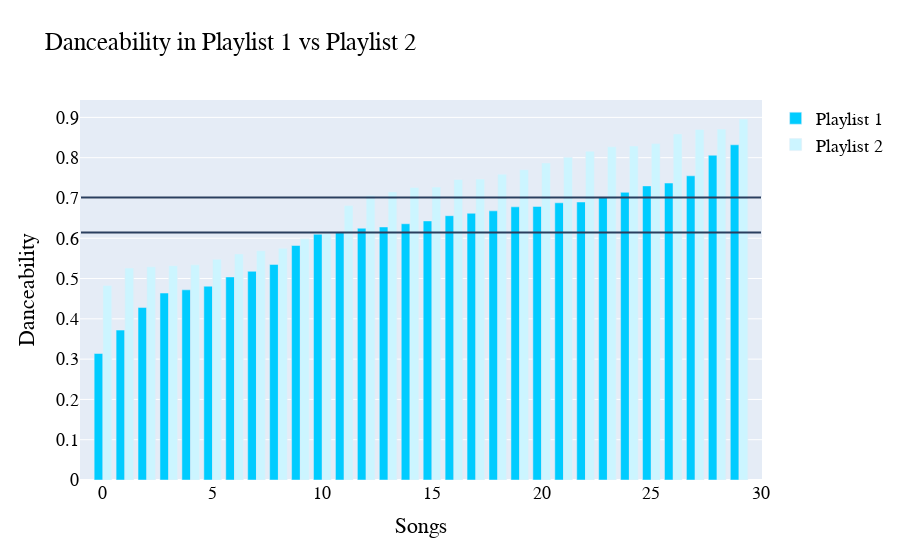
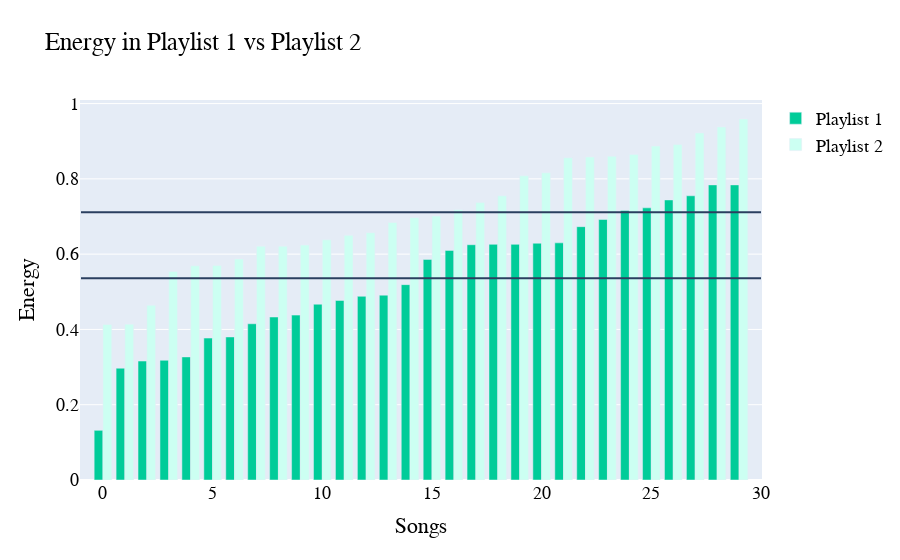
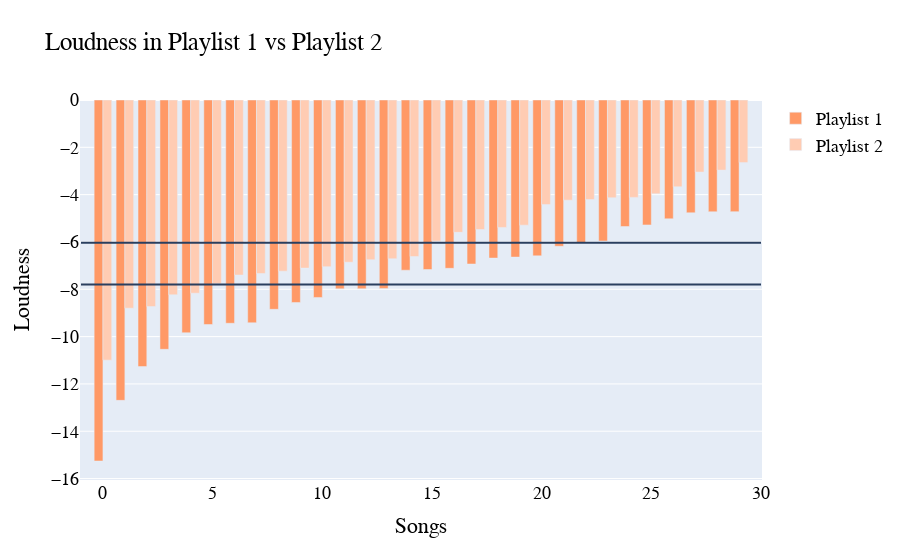
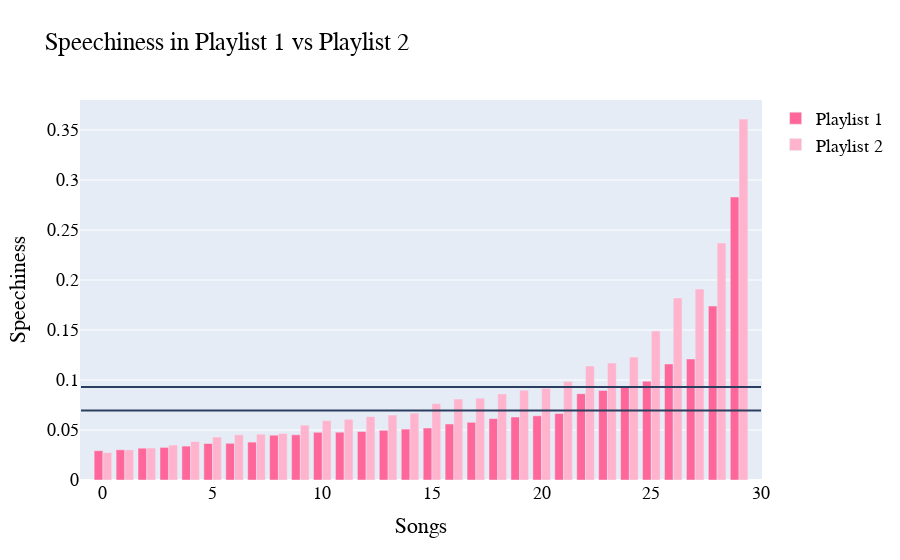

The notebook cell these images were saved under, in order:
### Markdown cell above
The graphs above plot the average for each feature. They represent an estimate of what each playlists cluster center could be.

### Code cell
graph_2_playlist(rhea_most_played, sriv_most_played)

### Figure 1 — Plotly figure (JSON) as saved in the notebook; plotly's stock layout.template omitted (floating-point values rounded to 4 significant figures)
{"data": [{"marker": {"color": "#00ccff"}, "name": "Playlist 1", "type": "bar", "x": [0, 1, 2, 3, 4, 5, 6, 7, 8, 9, 10, 11, 12, 13, 14, 15, 16, 17, 18, 19, 20, 21, 22, 23, 24, 25, 26, 27, 28, 29], "y": [0.314, 0.372, 0.428, 0.464, 0.472, 0.481, 0.504, 0.518, 0.535, 0.582, 0.61, 0.614, 0.625, 0.628, 0.636, 0.643, 0.656, 0.662, 0.668, 0.678, 0.679, 0.688, 0.69, 0.701, 0.714, 0.73, 0.737, 0.755, 0.806, 0.832]}, {"marker": {"color": "#ccf5ff"}, "name": "Playlist 2", "type": "bar", "x": [0, 1, 2, 3, 4, 5, 6, 7, 8, 9, 10, 11, 12, 13, 14, 15, 16, 17, 18, 19, 20, 21, 22, 23, 24, 25, 26, 27, 28, 29], "y": [0.483, 0.526, 0.529, 0.532, 0.534, 0.548, 0.561, 0.569, 0.575, 0.599, 0.612, 0.681, 0.706, 0.715, 0.726, 0.727, 0.746, 0.747, 0.759, 0.77, 0.787, 0.801, 0.816, 0.827, 0.829, 0.835, 0.859, 0.87, 0.871, 0.896]}], "layout": {"barmode": "group", "font": {"color": "#000000", "family": "Courier New, monospace", "size": 18}, "shapes": [{"type": "line", "x0": -1, "x1": 30, "y0": 0.6141, "y1": 0.6141}, {"type": "line", "x0": -1, "x1": 30, "y0": 0.7012, "y1": 0.7012}], "title": {"text": "Danceability in Playlist 1 vs Playlist 2"}, "xaxis": {"title": {"text": "Songs"}}, "yaxis": {"title": {"text": "Danceability"}}}}

### Figure 2 — Plotly figure (JSON) as saved in the notebook; plotly's stock layout.template omitted (floating-point values rounded to 4 significant figures)
{"data": [{"marker": {"color": "#00cc99"}, "name": "Playlist 1", "type": "bar", "x": [0, 1, 2, 3, 4, 5, 6, 7, 8, 9, 10, 11, 12, 13, 14, 15, 16, 17, 18, 19, 20, 21, 22, 23, 24, 25, 26, 27, 28, 29], "y": [0.132, 0.297, 0.316, 0.318, 0.327, 0.377, 0.38, 0.415, 0.433, 0.438, 0.467, 0.477, 0.488, 0.491, 0.519, 0.586, 0.61, 0.625, 0.626, 0.626, 0.629, 0.63, 0.673, 0.692, 0.716, 0.723, 0.744, 0.755, 0.784, 0.784]}, {"marker": {"color": "#ccfff2"}, "name": "Playlist 2", "type": "bar", "x": [0, 1, 2, 3, 4, 5, 6, 7, 8, 9, 10, 11, 12, 13, 14, 15, 16, 17, 18, 19, 20, 21, 22, 23, 24, 25, 26, 27, 28, 29], "y": [0.413, 0.414, 0.464, 0.554, 0.569, 0.57, 0.587, 0.621, 0.621, 0.624, 0.638, 0.65, 0.657, 0.684, 0.697, 0.701, 0.718, 0.737, 0.755, 0.808, 0.816, 0.856, 0.858, 0.86, 0.865, 0.887, 0.891, 0.922, 0.938, 0.959]}], "layout": {"barmode": "group", "font": {"color": "#000000", "family": "Courier New, monospace", "size": 18}, "shapes": [{"type": "line", "x0": -1, "x1": 30, "y0": 0.5359, "y1": 0.5359}, {"type": "line", "x0": -1, "x1": 30, "y0": 0.7111, "y1": 0.7111}], "title": {"text": "Energy in Playlist 1 vs Playlist 2"}, "xaxis": {"title": {"text": "Songs"}}, "yaxis": {"title": {"text": "Energy"}}}}

### Figure 3 — Plotly figure (JSON) as saved in the notebook; plotly's stock layout.template omitted (floating-point values rounded to 4 significant figures)
{"data": [{"marker": {"color": "#ff9966"}, "name": "Playlist 1", "type": "bar", "x": [0, 1, 2, 3, 4, 5, 6, 7, 8, 9, 10, 11, 12, 13, 14, 15, 16, 17, 18, 19, 20, 21, 22, 23, 24, 25, 26, 27, 28, 29], "y": [-15.26, -12.7, -11.27, -10.54, -9.838, -9.49, -9.437, -9.416, -8.847, -8.558, -8.346, -7.981, -7.975, -7.965, -7.194, -7.164, -7.114, -6.933, -6.682, -6.639, -6.588, -6.184, -6.043, -5.963, -5.348, -5.281, -5.023, -4.767, -4.724, -4.718]}, {"marker": {"color": "#ffccb3"}, "name": "Playlist 2", "type": "bar", "x": [0, 1, 2, 3, 4, 5, 6, 7, 8, 9, 10, 11, 12, 13, 14, 15, 16, 17, 18, 19, 20, 21, 22, 23, 24, 25, 26, 27, 28, 29], "y": [-10.99, -8.8, -8.732, -8.235, -8.165, -7.767, -7.399, -7.334, -7.234, -7.104, -7.044, -6.857, -6.752, -6.711, -6.614, -5.965, -5.594, -5.473, -5.387, -5.29, -4.42, -4.233, -4.209, -4.132, -4.116, -3.967, -3.67, -3.046, -2.963, -2.644]}], "layout": {"barmode": "group", "font": {"color": "#000000", "family": "Courier New, monospace", "size": 18}, "shapes": [{"type": "line", "x0": -1, "x1": 30, "y0": -7.799, "y1": -7.799}, {"type": "line", "x0": -1, "x1": 30, "y0": -6.028, "y1": -6.028}], "title": {"text": "Loudness in Playlist 1 vs Playlist 2"}, "xaxis": {"title": {"text": "Songs"}}, "yaxis": {"title": {"text": "Loudness"}}}}

### Figure 4 — Plotly figure (JSON) as saved in the notebook; plotly's stock layout.template omitted (floating-point values rounded to 4 significant figures)
{"data": [{"marker": {"color": "#ff6699"}, "name": "Playlist 1", "type": "bar", "x": [0, 1, 2, 3, 4, 5, 6, 7, 8, 9, 10, 11, 12, 13, 14, 15, 16, 17, 18, 19, 20, 21, 22, 23, 24, 25, 26, 27, 28, 29], "y": [0.0293, 0.0302, 0.0318, 0.0326, 0.0339, 0.0365, 0.0367, 0.0379, 0.0448, 0.0452, 0.0477, 0.0478, 0.0485, 0.0497, 0.0509, 0.052, 0.056, 0.0577, 0.0614, 0.063, 0.0642, 0.0665, 0.0863, 0.0896, 0.0931, 0.0988, 0.116, 0.121, 0.174, 0.283]}, {"marker": {"color": "#ffb3cc"}, "name": "Playlist 2", "type": "bar", "x": [0, 1, 2, 3, 4, 5, 6, 7, 8, 9, 10, 11, 12, 13, 14, 15, 16, 17, 18, 19, 20, 21, 22, 23, 24, 25, 26, 27, 28, 29], "y": [0.0274, 0.0301, 0.032, 0.0349, 0.0385, 0.043, 0.0452, 0.0458, 0.0465, 0.0548, 0.0594, 0.0607, 0.0634, 0.065, 0.0669, 0.0764, 0.081, 0.0818, 0.0861, 0.0898, 0.0917, 0.0984, 0.114, 0.117, 0.123, 0.149, 0.182, 0.191, 0.237, 0.361]}], "layout": {"barmode": "group", "font": {"color": "#000000", "family": "Courier New, monospace", "size": 18}, "shapes": [{"type": "line", "x0": -1, "x1": 30, "y0": 0.06954, "y1": 0.06954}, {"type": "line", "x0": -1, "x1": 30, "y0": 0.09309, "y1": 0.09309}], "title": {"text": "Speechiness in Playlist 1 vs Playlist 2"}, "xaxis": {"title": {"text": "Songs"}}, "yaxis": {"title": {"text": "Speechiness"}}}}
